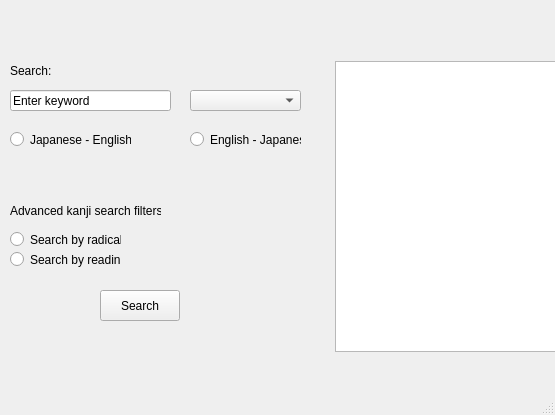
<?xml version="1.0" encoding="UTF-8"?>
<ui version="4.0">
 <class>MainWindow</class>
 <widget class="QMainWindow" name="MainWindow">
  <property name="geometry">
   <rect>
    <x>0</x>
    <y>0</y>
    <width>555</width>
    <height>415</height>
   </rect>
  </property>
  <property name="windowTitle">
   <string>MainWindow</string>
  </property>
  <widget class="QWidget" name="centralWidget">
   <widget class="QListWidget" name="listWidget">
    <property name="geometry">
     <rect>
      <x>335</x>
      <y>61</y>
      <width>221</width>
      <height>291</height>
     </rect>
    </property>
   </widget>
   <widget class="QComboBox" name="comboBox">
    <property name="geometry">
     <rect>
      <x>190</x>
      <y>90</y>
      <width>111</width>
      <height>21</height>
     </rect>
    </property>
    <property name="accessibleName">
     <string/>
    </property>
    <property name="editable">
     <bool>false</bool>
    </property>
    <property name="currentText">
     <string/>
    </property>
   </widget>
   <widget class="QPushButton" name="pushButton">
    <property name="geometry">
     <rect>
      <x>100</x>
      <y>290</y>
      <width>80</width>
      <height>31</height>
     </rect>
    </property>
    <property name="text">
     <string>Search</string>
    </property>
   </widget>
   <widget class="QRadioButton" name="radioButton">
    <property name="geometry">
     <rect>
      <x>10</x>
      <y>130</y>
      <width>121</width>
      <height>19</height>
     </rect>
    </property>
    <property name="text">
     <string>Japanese - English</string>
    </property>
   </widget>
   <widget class="QLabel" name="label">
    <property name="geometry">
     <rect>
      <x>10</x>
      <y>60</y>
      <width>41</width>
      <height>21</height>
     </rect>
    </property>
    <property name="text">
     <string>Search:</string>
    </property>
   </widget>
   <widget class="QLabel" name="label_2">
    <property name="geometry">
     <rect>
      <x>170</x>
      <y>140</y>
      <width>47</width>
      <height>21</height>
     </rect>
    </property>
    <property name="text">
     <string> </string>
    </property>
   </widget>
   <widget class="QLabel" name="label_3">
    <property name="geometry">
     <rect>
      <x>10</x>
      <y>200</y>
      <width>151</width>
      <height>21</height>
     </rect>
    </property>
    <property name="text">
     <string>Advanced kanji search filters:</string>
    </property>
   </widget>
   <widget class="QRadioButton" name="radioButton_2">
    <property name="geometry">
     <rect>
      <x>190</x>
      <y>130</y>
      <width>111</width>
      <height>19</height>
     </rect>
    </property>
    <property name="text">
     <string>English - Japanese</string>
    </property>
   </widget>
   <widget class="QRadioButton" name="radioButton_3">
    <property name="geometry">
     <rect>
      <x>10</x>
      <y>230</y>
      <width>111</width>
      <height>19</height>
     </rect>
    </property>
    <property name="text">
     <string>Search by radical</string>
    </property>
   </widget>
   <widget class="QRadioButton" name="radioButton_4">
    <property name="geometry">
     <rect>
      <x>10</x>
      <y>250</y>
      <width>111</width>
      <height>19</height>
     </rect>
    </property>
    <property name="text">
     <string>Search by reading</string>
    </property>
   </widget>
   <widget class="QLineEdit" name="lineEdit">
    <property name="geometry">
     <rect>
      <x>10</x>
      <y>90</y>
      <width>161</width>
      <height>21</height>
     </rect>
    </property>
    <property name="text">
     <string>Enter keyword</string>
    </property>
   </widget>
  </widget>
  <widget class="QStatusBar" name="statusBar"/>
 </widget>
 <layoutdefault spacing="6" margin="11"/>
 <resources/>
 <connections/>
</ui>
